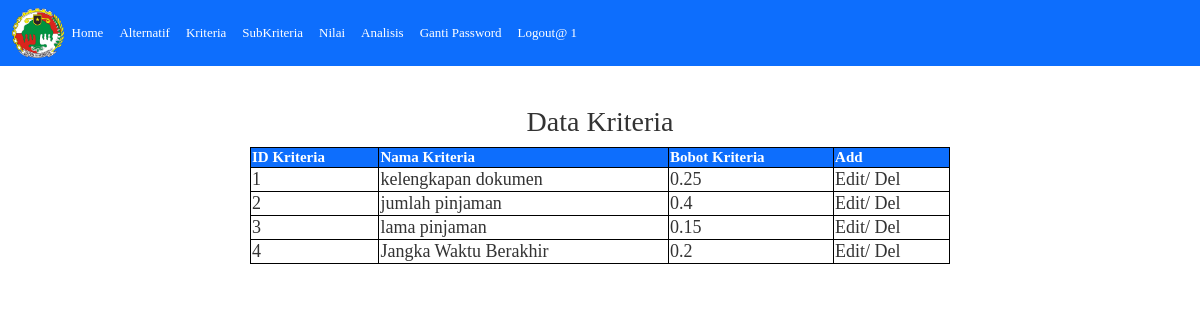
/kriteria.php (signed in), run on the app's committed database.
### tables this page shows
CREATE TABLE `kriteria` (
  `id_kriteria` int(11) NOT NULL,
  `nama_kriteria` varchar(100) DEFAULT NULL,
  `bobot_kriteria` double DEFAULT NULL
);

### kriteria.php (the view, shortened to what this page needs)
<?php
include("koneksi.php");
?>
<head>
  <link href="https://cdn.jsdelivr.net/npm/bootstrap@5.0.2/dist/css/bootstrap.min.css" rel="stylesheet">
  <link rel="stylesheet" href="style.css">
</head>
<!doctype html>
<html lang="en">
<body align="center" bgcolor="#7A91FA">
  <nav class="navbar navbar-expand-lg navbar-dark bg-primary x-4">
    <div class="container-fluid">
      <img src="2.png" widht="55" height="50">
      <div class="collapse navbar-collapse" id="navbarNav">
        <ul class="navbar-nav">
          <li class="nav-item">
            <a class="nav-link active" aria-current="page" href="admin.php">Home</a>
          </li>
          <li class="nav-item">
            <a class="nav-link active" aria-current="page" href="alternatif.php">Alternatif</a>
          </li>
          <li class="nav-item">
            <a class="nav-link active" aria-current="page" href="kriteria.php">Kriteria</a>
          </li>
          <li class="nav-item">
            <a class="nav-link active" aria-current="page" href="pilihan-kriteria.php">SubKriteria</a>
          </li>
          <li class="nav-item">
            <a class="nav-link active" aria-current="page" href="nilai.php">Nilai</a>
          </li>
          <li class="nav-item">
            <a class="nav-link active" aria-current="page" href="konsultasi-maut-php-mysql.php">Analisis</a>
          </li>
          <li class="nav-item">
            <a class="nav-link active" aria-current="page" href="ganti-password.php">Ganti Password</a>
          </li>
          <li class="nav-item">
            <a class="nav-link active" aria-current="page" href="logout.php">Logout@ <?php echo $_SESSION['userlogin']; ?></a>
          </li>
        </ul>
      </div>
    </div>
  </nav>
  <br>
  <br>
  <h3 style="text-align: center;">Data Kriteria
    <h3 />
    <table class="table-bordered" align="center" style="border-color:black" width="700">
      <thead>
        <tr>
          <th bgcolor=#0D6EFD><a style="color: white; font-size:15px">ID Kriteria</th>
          <th bgcolor=#0D6EFD><a style="color: white; font-size:15px">Nama Kriteria</th>
          <th bgcolor=#0D6EFD><a style="color: white; font-size:15px">Bobot Kriteria</th>
          <th bgcolor=#0D6EFD><a href=" add-kriteria.php" style="color: white; font-size:15px">Add</th>
        </tr>
      </thead>
      <tbody>
        <?php
        $querykriteria = mysqli_query($db, "SELECT * FROM kriteria ORDER BY id_kriteria");
        while ($datakriteria = mysqli_fetch_array($querykriteria)) {
        ?>
          <tr>
            <td style="font-size:18px"><?php echo $datakriteria['id_kriteria']; ?> </td>
            <td style="font-size:18px"><?php echo $datakriteria['nama_kriteria']; ?></td>
            <td style="font-size:18px"><?php echo $datakriteria['bobot_kriteria']; ?></td>
            <td style="font-size:18px">
              <a href="edit-kriteria.php?id_kriteria=<?php echo $datakriteria['id_kriteria']; ?>">Edit</a>/ <a href="del-kriteria.php?id_kriteria=<?php echo $datakriteria['id_kriteria']; ?>">Del</a>
            </td>
          </tr>
        <?php
        }
        ?>
      </tbody>
    </table>
</body>
</html>

### style.css (style rules this page uses)
body, td, th { font-family: Georgia, Times New Roman, Times, serif; font-size: 13px; color: #333333; }
a:link { text-decoration: none; color: #333333; }

### data on the page
kriteria: id_kriteria "1", nama_kriteria "kelengkapan dokumen", bobot_kriteria "0.25"
kriteria: id_kriteria "2", nama_kriteria "jumlah pinjaman", bobot_kriteria "0.4"
kriteria: id_kriteria "3", nama_kriteria "lama pinjaman", bobot_kriteria "0.15"
kriteria: id_kriteria "4", nama_kriteria "Jangka Waktu Berakhir", bobot_kriteria "0.2"

### other printed values
$_SESSION['userlogin'] "1"
